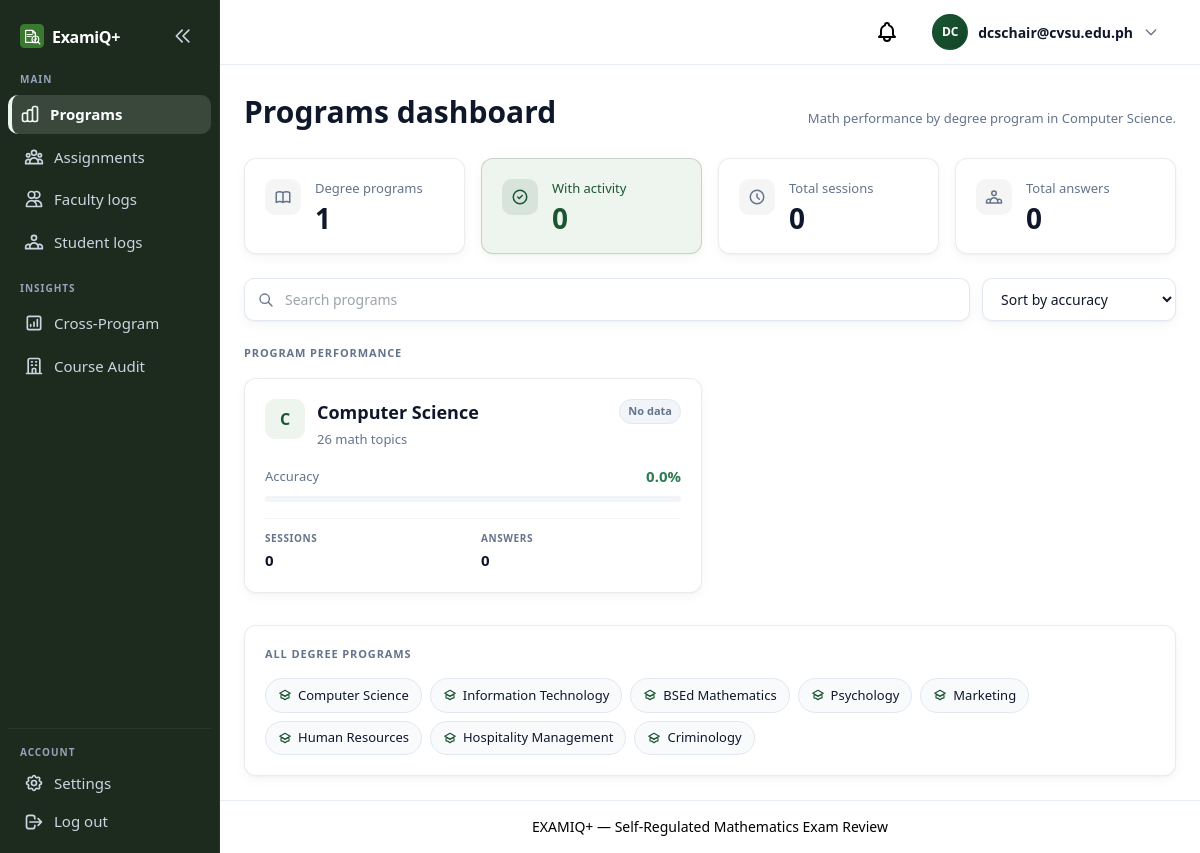
The app's page /chairperson/dashboard/ (signed in) with its own data.
### apps/users/models.py (models this page shows, shortened)
class User(AbstractUser):
    class Role(models.TextChoices):
        STUDENT = "student", "Student"
        PROFESSOR = "professor", "Faculty"
        CHAIRPERSON = "chairperson", "Department Chairperson"
        CAMPUS_ADMIN = "campus_admin", "Campus Administrator"
    class ApprovalStatus(models.TextChoices):
        APPROVED = "approved", "Approved"
        PENDING = "pending", "Pending"
        REJECTED = "rejected", "Rejected"
    class HomeDegreeProgram(models.TextChoices):
        CS = "cs", "Computer Science"
        IT = "it", "Information Technology"
        BSED_MATH = "bsed_math", "BSEd Mathematics"
        PSYCHOLOGY = "psychology", "Psychology"
        MARKETING = "marketing", "Marketing"
        HR = "hr", "Human Resources"
        HOSPITALITY = "hospitality", "Hospitality Management"
        CRIMINOLOGY = "criminology", "Criminology"
    username = None
    email = models.EmailField(unique=True)
    role = models.CharField(
        max_length=20,
        choices=Role.choices,
        default=Role.STUDENT,
    )
    department = models.ForeignKey(
        Department,
        on_delete=models.SET_NULL,
        null=True,
        blank=True,
        related_name="users",
    )
    home_degree_program = models.CharField(
        max_length=20,
        choices=HomeDegreeProgram.choices,
        blank=True,
        default="",
        help_text="Student's home degree program — scopes review course offerings.",
    )
    year_level = models.ForeignKey(
        "questions.YearLevel",
        on_delete=models.SET_NULL,
        null=True,
        blank=True,
        related_name="students",
        help_text="Student's current year level — scopes available subjects.",
    )
    section = models.ForeignKey(
        ProgramSection,
        on_delete=models.SET_NULL,
        null=True,
        blank=True,
        related_name="students",
        help_text="Student's cohort section for the current academic year.",
    )
    password_changed_at = models.DateTimeField(
        null=True,
        blank=True,
        help_text="When the user last changed their password.",
    )
    middle_name = models.CharField(max_length=150, blank=True, default="")
    profile_photo = models.ImageField(upload_to="profile_photos/", blank=True, null=True)
    student_number = models.CharField(
        max_length=9,
        unique=True,
        null=True,
        blank=True,
        help_text="Nine-digit student ID (students only).",
    )
    employee_id = models.CharField(
        max_length=50,
        blank=True,
        default="",
        help_text="Employee ID for faculty and chairperson accounts.",
    )
    phone_number = models.CharField(
        max_length=11,
        blank=True,
        default="",
        help_text="Eleven-digit mobile number.",
    )
    approval_status = models.CharField(
        max_length=20,
        choices=ApprovalStatus.choices,
        default=ApprovalStatus.APPROVED,
    )
    USERNAME_FIELD = "email"
    REQUIRED_FIELDS: list[str] = []
    objects = UserManager()
    class Meta:
        verbose_name = "User"
        verbose_name_plural = "Users"
        ordering = ["email"]
    def get_full_name(self) -> str:
        parts = [self.first_name, self.middle_name, self.last_name]
        return " ".join(part for part in parts if part).strip()
    @property
    def initials(self) -> str:
        parts = [self.first_name[:1], self.last_name[:1]]
        return "".join(p.upper() for p in parts if p) or self.email[:2].upper()

class Department(models.Model):
    name = models.CharField(max_length=200, unique=True)
    class Meta:
        verbose_name = "Department"
        verbose_name_plural = "Departments"
        ordering = ["name"]

class Program(models.Model):
    slug = models.SlugField(max_length=30, unique=True)
    name = models.CharField(max_length=200)
    managing_department = models.ForeignKey(
        Department,
        on_delete=models.PROTECT,
        related_name="managed_programs",
        help_text="Department whose chairperson approves question-bank changes for this program.",
    )
    class Meta:
        verbose_name = "Program"
        verbose_name_plural = "Programs"
        ordering = ["name"]

### apps/analytics/views_chairperson.py (the view)
class ChairpersonDashboardView(ChairpersonRequiredMixin, TemplateView):
    template_name = "analytics/chairperson/dashboard.html"
    def get_context_data(self, **kwargs):
        context = super().get_context_data(**kwargs)
        department = self.request.user.department
        dept_slugs = set(home_programs_for_department(department)) if department else set()
        programs = Program.objects.all().order_by("name")
        if department:
            programs = programs.filter(slug__in=dept_slugs) if dept_slugs else programs.filter(
                managing_department=department
            )
        summaries = [
            program_performance_summary(program, department=department) for program in programs
        ]
        for summary in summaries:
            summary["has_activity"] = summary["total_answers"] > 0
        context["program_summaries"] = summaries
        context["dashboard_stats"] = {
            "program_count": len(summaries),
            "with_activity": sum(1 for row in summaries if row["has_activity"]),
            "total_sessions": sum(row["sessions_completed"] for row in summaries),
            "total_answers": sum(row["total_answers"] for row in summaries),
        }
        context["all_programs"] = [
            {"slug": slug, "name": name}
            for slug, name, _dept in PROGRAM_DEFINITIONS
        ]
        context["department"] = department
        return context

### apps/core/context_processors.py (called while the page is built, shortened)
def navigation_context(request):
    context = {
        "professor_courses": [],
        "sidebar_course": None,
        "summary_courses": [],
        "unread_notification_count": 0,
    }
    user = request.user
    if not user.is_authenticated:
        return context
    context["unread_notification_count"] = unread_notification_count(user)
    if user.role != User.Role.PROFESSOR:
        return context

### apps/core/mixins.py (called while the page is built)
    def test_func(self) -> bool:
        return self.request.user.is_authenticated and self.request.user.role == self.required_role

### apps/users/constants.py (called while the page is built)
def home_programs_for_department(department) -> list[str]:
    if department is None:
        return []
    return [
        program
        for program, dept_name in HOME_PROGRAM_DEPARTMENT_NAMES.items()
        if dept_name == department.name
    ]

def students_in_department(department):
    from apps.users.models import User
    programs = home_programs_for_department(department)
    return User.objects.filter(role=User.Role.STUDENT, home_degree_program__in=programs)

### apps/users/notification_services.py (called while the page is built)
def unread_notification_count(user: User) -> int:
    return Notification.objects.filter(user=user, read_at__isnull=True).count()

### templates/analytics/chairperson/dashboard.html (shortened to what this page needs)
{% extends "base.html" %}
{% block content %}
<div class="overview-header mb-6">
    <div class="overview-header__main">
        <h1 class="overview-title">Programs dashboard</h1>
        <p class="overview-as-of">Math performance by degree program{% if department %} in {{ department.name }}{% endif %}.</p>
    </div>
</div>
<div class="overview-kpi-grid mb-6">
    <div class="overview-kpi-grid__item">
        {% include "components/overview_stat_card.html" with value=dashboard_stats.program_count label="Degree programs" icon="book" variant="neutral" %}
    </div>
    <div class="overview-kpi-grid__item">
        {% include "components/overview_stat_card.html" with value=dashboard_stats.with_activity label="With activity" icon="target" variant="accent" %}
    </div>
    <div class="overview-kpi-grid__item">
        {% include "components/overview_stat_card.html" with value=dashboard_stats.total_sessions label="Total sessions" icon="clock" variant="neutral" %}
    </div>
    <div class="overview-kpi-grid__item">
        {% include "components/overview_stat_card.html" with value=dashboard_stats.total_answers label="Total answers" icon="users" variant="neutral" %}
    </div>
</div>
{% if program_summaries %}
<div class="dash-toolbar mb-6">
    <div class="dash-toolbar__search">
        <input type="search" id="program-search" class="dash-toolbar__input" placeholder="Search programs" aria-label="Search programs">
    </div>
    <div class="dash-toolbar__sort">
        <select id="program-sort" class="dash-toolbar__select">
            <option value="accuracy-desc">Sort by accuracy</option>
        </select>
    </div>
</div>
<p class="overview-section-label">Program performance</p>
<div class="overview-course-grid" id="program-card-grid">
    {% for summary in program_summaries %}
    <article class="overview-course-card program-card {% if summary.has_activity %}overview-course-card--active{% endif %}"
             data-program-name="{{ summary.program.name|lower }}"
             data-accuracy="{{ summary.accuracy }}"
             data-sessions="{{ summary.sessions_completed }}">
        <div class="overview-course-card__header">
            <div class="program-card__identity">
                <span class="program-card__icon" aria-hidden="true">{{ summary.program.name|slice:":1" }}</span>
                <div>
                    <h2 class="overview-course-card__title">{{ summary.program.name }}</h2>
                    <p class="overview-course-card__subtitle">{{ summary.topic_count }} math topic{{ summary.topic_count|pluralize }}</p>
                </div>
            </div>
            {% if summary.has_activity %}
            <span class="overview-course-badge overview-course-badge--open">Active</span>
            {% else %}
            <span class="overview-course-badge overview-course-badge--muted">No data</span>
            {% endif %}
        </div>
        <div class="program-card__accuracy">
            <div class="program-card__accuracy-row">
                <span class="program-card__accuracy-label">Accuracy</span>
                <span class="program-card__accuracy-value">{{ summary.accuracy }}%</span>
            </div>
            <div class="program-card__progress" role="presentation">
            </div>
        </div>
        <div class="program-card__footer">
            <div>
                <span class="overview-course-stat-label">Sessions</span>
                <span class="overview-course-stat-value">{{ summary.sessions_completed }}</span>
            </div>
            <div>
                <span class="overview-course-stat-label">Answers</span>
                <span class="overview-course-stat-value">{{ summary.total_answers }}</span>
            </div>
        </div>
    </article>
    {% endfor %}
</div>
{% else %}
{% include "components/empty_state.html" with title="No programs in scope" body="Programs managed by your department will appear here." %}
{% endif %}
{% if all_programs %}
<div class="program-tags-panel mt-8">
    <h2 class="overview-section-label">All degree programs</h2>
    <div class="program-tags">
        {% for prog in all_programs %}
        <span class="program-tag">
            {{ prog.name }}
        </span>
        {% endfor %}
    </div>
</div>
{% endif %}
{% endblock %}

### templates/components/navbar.html (shortened to what this page needs)
{% if user.is_authenticated %}
<header class="app-topbar">
    <div class="app-topbar-inner">
        <a href="{% url 'users:notifications' %}" class="relative p-2 text-examiq-slate hover:text-examiq-navy" aria-label="Notifications">
            {% if unread_notification_count %}
            <span class="absolute top-1 right-1 min-w-[1.1rem] h-[1.1rem] px-1 rounded-full bg-examiq-coral text-white text-[10px] font-bold flex items-center justify-center">{{ unread_notification_count }}</span>
            {% endif %}
        </a>
        <div class="profile-dropdown" data-dropdown>
            <button type="button" class="profile-dropdown-trigger" data-dropdown-toggle aria-expanded="false" aria-haspopup="true">
                {% include "components/profile_avatar_upload.html" with size="nav" show_camera=False preview_id="nav-avatar-preview" %}
                <span class="profile-name hidden sm:inline">{{ user.get_full_name|default:user.email }}</span>
                <svg class="profile-chevron w-4 h-4" fill="none" stroke="currentColor" viewBox="0 0 24 24">
                    <path stroke-linecap="round" stroke-linejoin="round" stroke-width="2" d="M19 9l-7 7-7-7"/>
                </svg>
            </button>
        </div>
    </div>
</header>
{% endif %}

### templates/components/profile_avatar_upload.html (shortened to what this page needs)
{% load static %}
<div class="profile-avatar-wrap profile-avatar-wrap--{{ size|default:'form' }}">
    {% if user.profile_photo %}
    <img src="{{ user.profile_photo.url }}"
         alt=""
         class="profile-avatar-image"
         id="{% if preview_id %}{{ preview_id }}{% else %}profile-photo-preview{% endif %}">
    {% else %}
    <span class="profile-avatar profile-avatar--{{ user.role }} profile-avatar-image"
          id="{% if preview_id %}{{ preview_id }}{% else %}profile-photo-preview-fallback{% endif %}"
          aria-hidden="true">{{ user.initials }}</span>
    {% endif %}
</div>

### records on screen
User: initials "DC", get_full_name "dcschair@cvsu.edu.ph"
Department: name "Computer Science"
Program: program.name "C", program.name "Computer Science", topic_count "26", accuracy "0.0", sessions_completed "0", total_answers "0"

### other values on screen
{{ label }} "Degree programs With activity Total sessions Total answers"
{{ value }} "1 0 0 0"
{{ prog.name }} "Computer Science" "Information Technology" "BSEd Mathematics" "Psychology" "Marketing" "Human Resources" "Hospitality Management" "Criminology"
